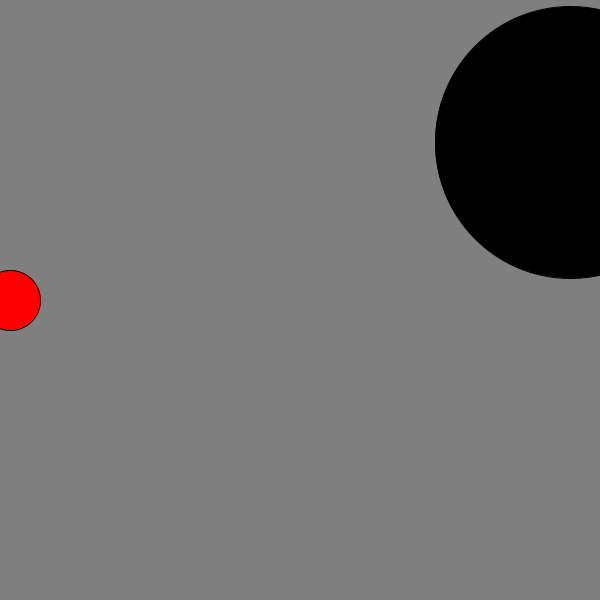
Frame 1 (no input)
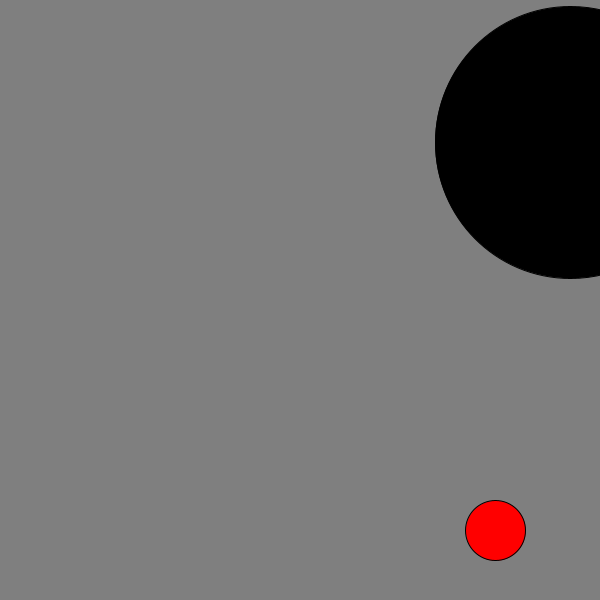
Frame 60 (the mouse pressed at the canvas centre just before this capture)
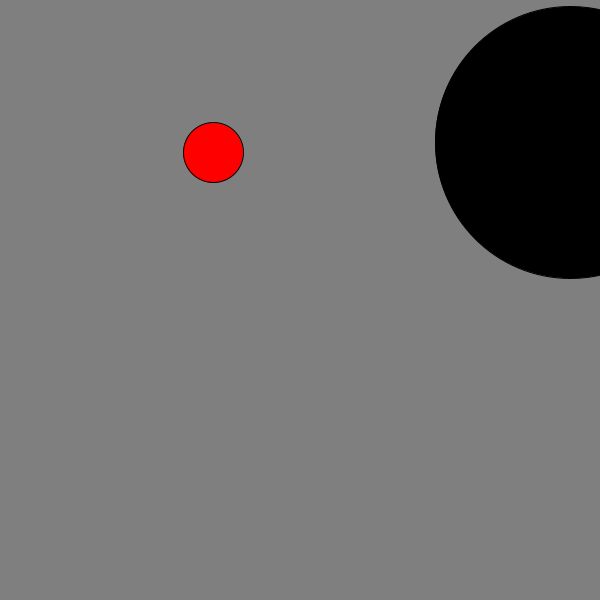
Frame 120 (the mouse held since frame 60 and released just before this capture)

The Processing sketch that drew these frames (run headless with seeded random() and noise(); from frame 60 on, the mouse is pressed at the canvas centre):

// Processing sketch: portfolio4
// ── portfolio4.pde
float ballX; // X coordinate of the ball
float ballY; // Y coordinate of the ball
float ballWidth; // diameter of the ball
float speedX; // speed of movement in X direction
float speedY; // speed of movement in Y direction

float holeX; //
float holeY; // 
float holeWidth; 

void setup() {
  size(600, 600);
  // reset ball parameters, position and size
  ballX = 10;
  ballY = height/2;
  ballWidth = 60;
  // initialize the speed to random values
  initializeSpeed();
  initializeHole();
}

void draw() {
  background(127);
  // draw the ball
  drawColourCircle(ballX, ballY, ballWidth, color(255,0,0));
  // draw the hole
  drawColourCircle(holeX, holeY, holeWidth, color(0));
  // move the ball
  moveBall();
  // bounce the ball ( if necessary)
  bounceBall();
  
 
  if (checkCollide(ballX, ballY, ballWidth, holeX, holeY, holeWidth)) {
    initializeHole();
    initializeSpeed(); 
  }
}

void initializeSpeed() {
  speedX = random(5, 10);
  speedY = random(5, 10);
}

void drawColourCircle(float x, float y, float d, color c) {
  fill(c);
  ellipse(x, y, d, d);
}

void moveBall() {
  ballX += speedX;
  ballY += speedY;
  ballX = constrain(ballX, 0, width);
  ballY = constrain(ballY, 0, height);
}

void bounceBall() {
  if (ballX <= 0 || ballX >= width) {
    speedX = -speedX;
  }
  if (ballY <= 0 || ballY >= height) {
    speedY = -speedY;
  }
}

void keyPressed() {
  if (key == 'x' || key == 'X') {
    speedX = random(5, 10);
  } else if (key == 'y' || key == 'Y') {
    speedY = random(5, 10);
  }
}

void initializeHole() {
  holeX = random(0, width);
  holeY = random(0, height);
  holeWidth = random(100, 300);
}

float distance(float x1, float y1, float x2, float y2) {
  float side1 = x1 - x2;
  float side2 = y1 - y2;
  return sqrt(side1 * side1 + side2 * side2);
}

boolean checkCollide(float x1, float y1, float d1, float x2, float y2, float d2) {
  float distanceBetweenCenters = distance(x1, y1, x2, y2);
  return distanceBetweenCenters <= (d1/2 + d2/2);
}
